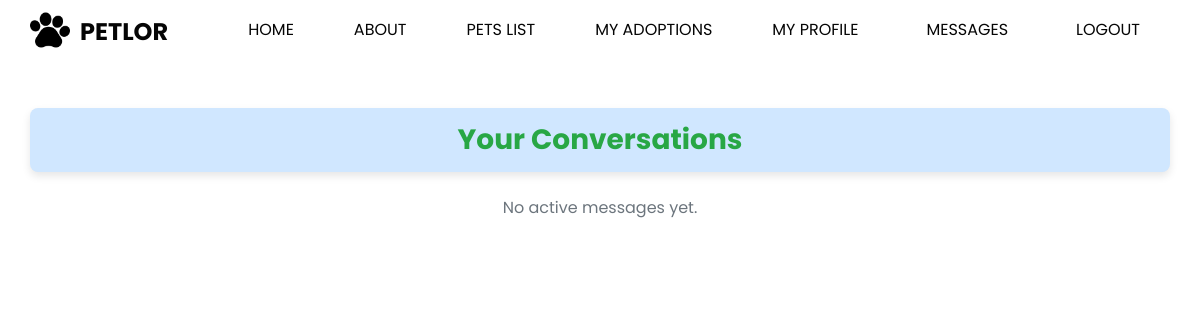
The page /messages/ (signed in) on the database as committed earlier.
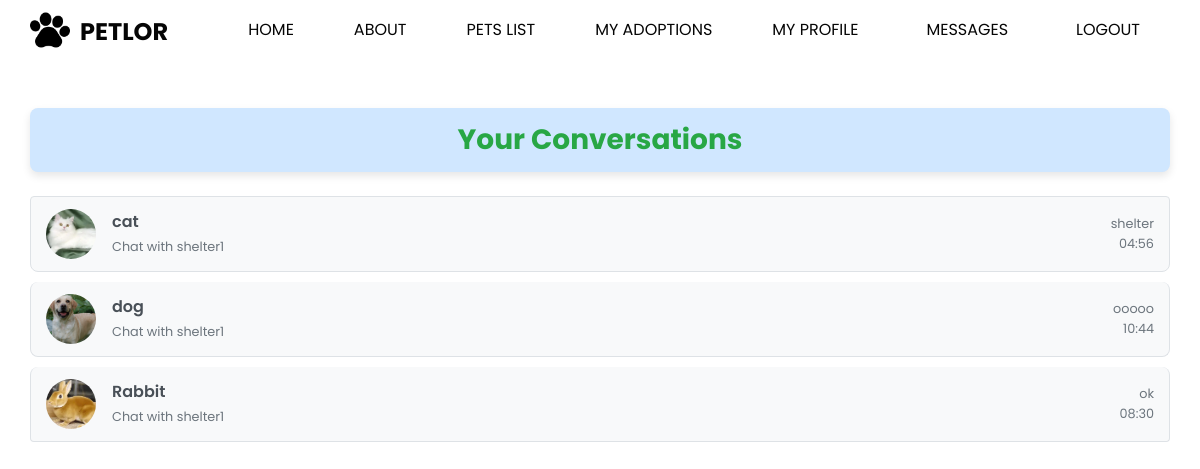
The same page on the database as committed later.
### usermanagement/models.py (models this page shows, shortened)
class Pet(models.Model):
    PET_CHOICES = [
        ('dog', 'Dog'),
        ('cat', 'Cat'),
        ('rabbit', 'Rabbit'),
        ('bird', 'Bird'),
    ]
    pet_id = models.CharField(max_length=10, unique=True, blank=True)
    shelter = models.ForeignKey(
        settings.AUTH_USER_MODEL,
        on_delete=models.CASCADE,
        limit_choices_to={'user_type': 'shelter'}
    )
    adopter = models.ForeignKey(
        settings.AUTH_USER_MODEL,
        on_delete=models.SET_NULL,
        blank=True,
        null=True,
        limit_choices_to={'user_type': 'adopter'},
        related_name='adopted_pets'
    )
    foster_home_name = models.CharField(max_length=150, blank=True, null=True)
    foster_home_id = models.CharField(max_length=50, blank=True, null=True)
    name = models.CharField(max_length=100)
    breed = models.CharField(max_length=100)
    age = models.PositiveIntegerField()
    health_status = models.TextField()
    image = models.ImageField(upload_to=pet_image_upload_path, blank=True, null=True)
    created_at = models.DateTimeField(auto_now_add=True)
    updated_at = models.DateTimeField(auto_now=True)
    type = models.CharField(max_length=10, choices=PET_CHOICES, default='dog')  # new field

class Register(AbstractUser):
    USER_TYPE_CHOICES = (
        ('admin', 'Admin'),
        ('adopter', 'Adopter'),
        ('shelter', 'Shelter'),
    )
    user_type = models.CharField(max_length=10, choices=USER_TYPE_CHOICES)
    phone = models.CharField(max_length=15, blank=True)
    location = models.TextField(blank=True)
    profile_image = models.ImageField(upload_to='profiles/', blank=True, null=True)  # ✅ add this
    shelter_name = models.CharField(max_length=100, blank=True)

class Message(models.Model):
    sender = models.ForeignKey(Register, on_delete=models.CASCADE, related_name='sent_messages')
    receiver = models.ForeignKey(Register, on_delete=models.CASCADE, related_name='received_messages')
    pet = models.ForeignKey(Pet, on_delete=models.CASCADE, related_name='messages')
    content = models.TextField()
    timestamp = models.DateTimeField(auto_now_add=True)
    class Meta:
        ordering = ['timestamp']

### usermanagement/views.py (the view)
# urls.py: path('messages/', views.message_list, name='message_list'),
@login_required
def message_list(request):
    user = request.user
    messages = Message.objects.filter(Q(sender=user) | Q(receiver=user)).select_related('pet', 'sender', 'receiver')
    pet_ids = messages.values_list('pet_id', flat=True).distinct()
    pets = Pet.objects.filter(id__in=pet_ids)
    pet_messages = []
    for pet in pets:
        last_msg = messages.filter(pet=pet).order_by('-timestamp').first()
        pet_messages.append((pet, last_msg))
    return render(request, 'message_list.html', {
        'pet_messages': pet_messages
    })

### usermanagement/templates/message_list.html
{% include 'header.html' %}
{% load static %}
<link rel="stylesheet" href="{% static 'css/msg_list.css' %}">
<div class="container mt-5">
    <h3 class="text-center mb-4">Your Conversations</h3>
    {% if pet_messages %}
        <div class="list-group">
            {% for pet, msg in pet_messages %}
                <a href="{% url 'chat_view' pet.id %}"
                   class="list-group-item list-group-item-action d-flex align-items-center justify-content-between">
                    <div class="d-flex align-items-center">
                        {% if pet.image %}
                            <img src="{{ pet.image.url }}" alt="{{ pet.name }}"
                                 class="rounded-circle me-3" width="50" height="50">
                        {% else %}
                            <div class="bg-secondary rounded-circle me-3"
                                 style="width:50px; height:50px;"></div>
                        {% endif %}
                        <div>
                            <strong>{{ pet.name }}</strong><br>
                            {% if request.user == pet.shelter %}
                                <small class="text-muted">Chat with {{ pet.adopter.username }}</small>
                            {% else %}
                                <small class="text-muted">Chat with {{ pet.shelter.username }}</small>
                            {% endif %}
                        </div>
                    </div>
                    {% if msg %}
                    <div class="text-end">
                        <small class="text-muted d-block">{{ msg.content|truncatewords:6 }}</small>
                        <small class="text-muted">{{ msg.timestamp|date:"H:i" }}</small>
                    </div>
                    {% endif %}
                </a>
            {% endfor %}
        </div>
    {% else %}
        <p class="text-center text-muted">No active messages yet.</p>
    {% endif %}
</div>

Rows that differ between the two databases and show on the page:
now on this page (row edited): Pet: image (picture), name "cat", shelter.username "shelter1", content "shelter", timestamp "04:56"
now on this page (row edited): Pet: image (picture), name "dog", shelter.username "shelter1", content "ooooo", timestamp "10:44"
now on this page (row edited): Pet: image (picture), name "Rabbit", shelter.username "shelter1", content "ok", timestamp "08:30"
Other text that changed with them:
text no longer shown: "No active messages yet."
